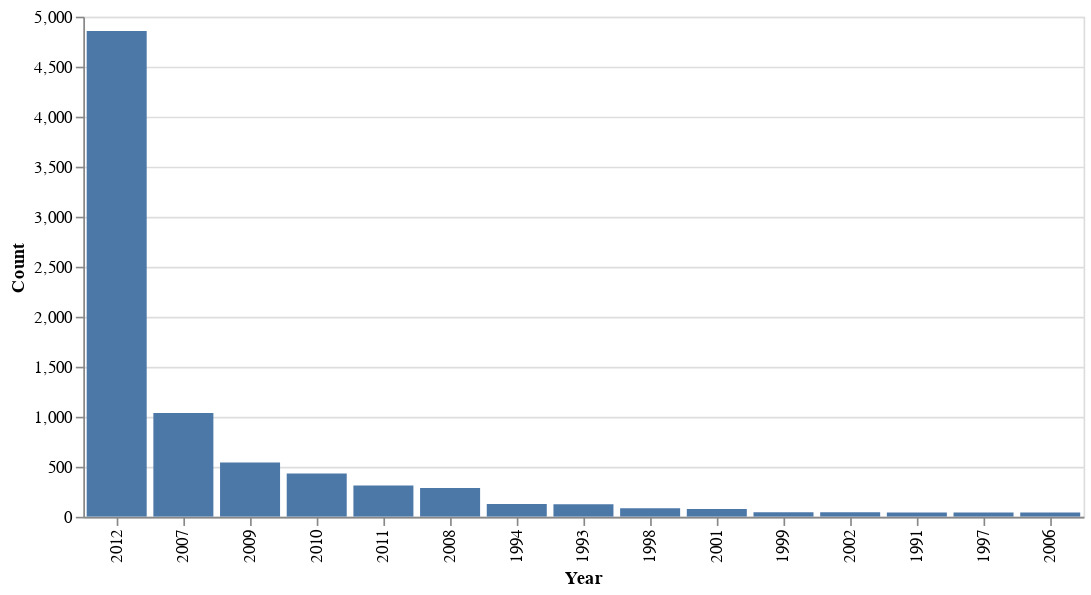

Notebook cell for this chart:
### Code cell
alt.Chart(freq_labels_year).mark_bar().encode(
    x=alt.X('year', axis=alt.Axis(title='Year'),sort=(alt.EncodingSortField(field='labels', op='count', order='ascending'))),
    y=alt.Y('count', axis=alt.Axis(title='Count'),),
    tooltip = 'count',
).interactive().properties(
    width=600,
    height=300
)

### Figure 1 — Vega-Lite specification as saved in the notebook (floating-point values rounded to 4 significant figures)
{"config": {"view": {"continuousWidth": 400, "continuousHeight": 300}}, "data": {"name": "data-bd3b8cd4c2cd5ca9093a147859c49adc"}, "mark": "bar", "encoding": {"tooltip": {"field": "count", "type": "quantitative"}, "x": {"axis": {"title": "Year"}, "field": "year", "sort": {"field": "labels", "op": "count", "order": "ascending"}, "type": "nominal"}, "y": {"axis": {"title": "Count"}, "field": "count", "type": "quantitative"}}, "height": 300, "selection": {"selector003": {"type": "interval", "bind": "scales", "encodings": ["x", "y"]}}, "width": 600, "$schema": "https://vega.github.io/schema/vega-lite/v4.17.0.json", "datasets": {"data-bd3b8cd4c2cd5ca9093a147859c49adc": [{"year": "2012", "count": 4856}, {"year": "2007", "count": 1038}, {"year": "2009", "count": 542}, {"year": "2010", "count": 433}, {"year": "2011", "count": 312}, {"year": "2008", "count": 288}, {"year": "1994", "count": 128}, {"year": "1993", "count": 126}, {"year": "1998", "count": 86}, {"year": "2001", "count": 77}, {"year": "1999", "count": 46}, {"year": "2002", "count": 45}, {"year": "1991", "count": 43}, {"year": "1997", "count": 42}, {"year": "2006", "count": 42}]}}
